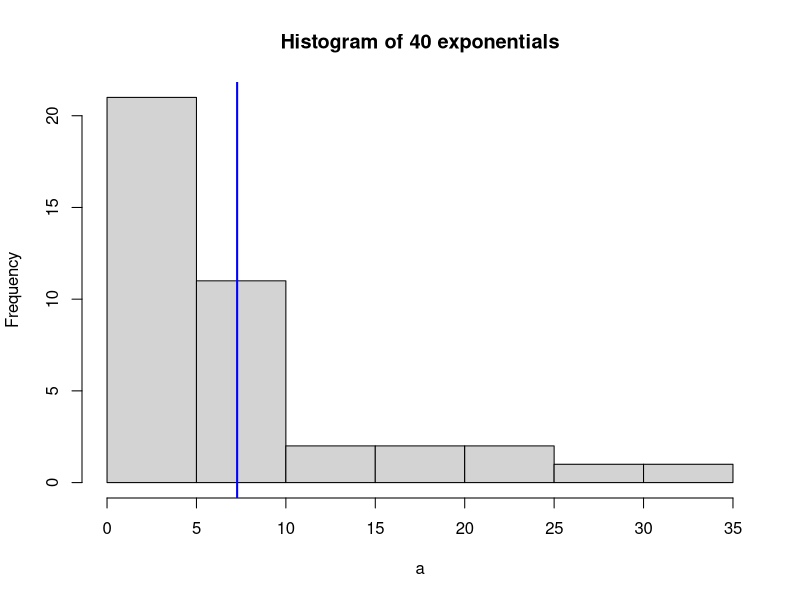
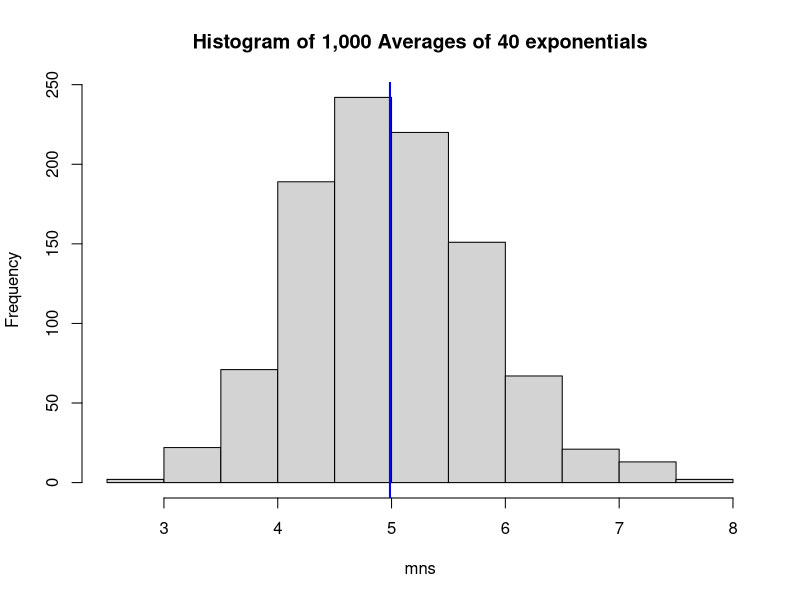

The R script that drew these images, in order:
## ---- chunk 1
a <- rexp(40, rate=.2)
ma <- mean(a)
sda <- sd(a)
hist(a, main="Histogram of 40 exponentials")
abline(v=ma, col="blue", lwd=2)
## ---- chunk 2
mns=NULL
for (i in 1:1000) mns=c(mns, mean(rexp(40, rate=.2)))
hist(mns, main="Histogram of 1,000 Averages of 40 exponentials")
maa <- mean(mns)
sdaa <- sd(mns)
abline(v=maa, col="blue", lwd=2)
